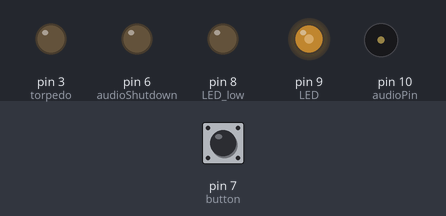
A sketch run on a simulated Arduino Uno, built with avr-gcc and run on an emulated ATmega328P. Shown: output pins drawn as LEDs (lit = HIGH), buzzer (waves = sounding). The test bench sets the inputs (shaded band); at power-on: pin 7 (button) HIGH.

Above: at 1.2 s.
1.3 s: pin 7 (button) pulled LOW for 0.15 s
At 2.19 s:
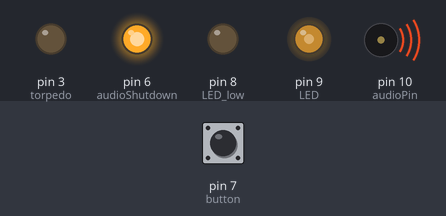
4.3 s: pin 7 (button) pulled LOW for 1 s
At 5.1 s:
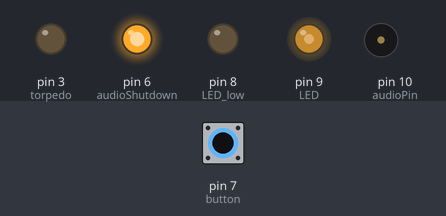
7.3 s: pin 7 (button) pulled LOW for 0.15 s
At 8.19 s:
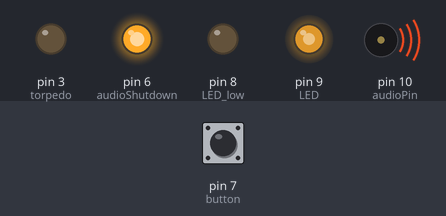
10.3 s: pin 7 (button) pulled LOW for 3.2 s
At 11.2 s:
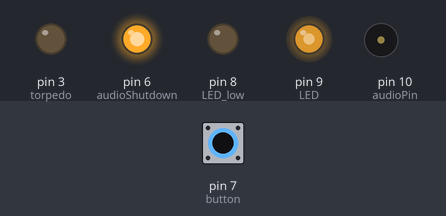
Timing chart, 0 to 17.2 s (numbered marks = the images above; inputs shaded):
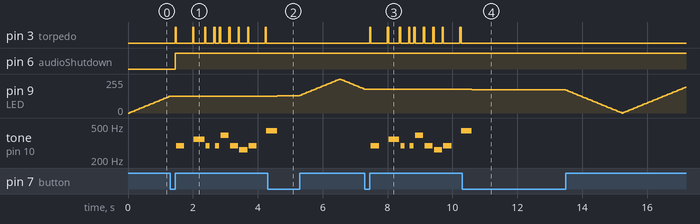

The sketch:

AxelF.ino
```cpp
// (licence header left out)
#include "pitches.h"

int line1[] = {
  NOTE_D4, 0, NOTE_F4, NOTE_D4, 0, NOTE_D4, NOTE_G4, NOTE_D4, NOTE_C4,
  NOTE_D4, 0, NOTE_A4, NOTE_D4, 0, NOTE_D4, NOTE_AS4, NOTE_A4, NOTE_F4,
  NOTE_D4, NOTE_A4, NOTE_D5, NOTE_D4, NOTE_C4, 0, NOTE_C4, NOTE_A3, NOTE_E4, NOTE_D4,
  0};

int line1_durations[] = {
  8, 8, 6, 16, 16, 16, 8, 8, 8,
  8, 8, 6, 16, 16, 16, 8, 8, 8,
  8, 8, 8, 16, 16, 16, 16, 8, 8, 2,
  2};
//9, 9, 10, 2 = 29 total things


boolean playing = false;

//This controls how fast the song will play
//1 is slow. 2 is ok. 2.5 is really fast.
float playSpeed = 2;

int brightness = 0; //How bright the LED is
int fadeAmount = 5; //How many points to fade the LED by

//GPIO declarations
//-=-=-=-=-=-=-=-=-=-=-=-=-=-=-=-=-=-=-=-=-=-=-=-=
byte torpedo = 3; //This controls the solenoid. First avail channel on MOSFET shield
byte button = 7; //Any GPIO will do

byte audioPin = 10; //This is the audio. tone() doesn't care which pin.
byte audioShutdown = 6; //This turns the audio off while we're pulsing the LED

byte LED_low = 8; //Low side of the LED
byte LED = 9; //High side of LED.
//I wasn't sure which was the anode/cathode so I hooked them both to GPIOs so I can fix
//in software

//-=-=-=-=-=-=-=-=-=-=-=-=-=-=-=-=-=-=-=-=-=-=-=-=

void setup()
{
  pinMode(torpedo, OUTPUT);
  digitalWrite(torpedo, LOW);

  pinMode(audioShutdown, OUTPUT);
  digitalWrite(audioShutdown, LOW); //Turn off the audio

  pinMode(LED_low, OUTPUT);
  digitalWrite(LED_low, LOW); //Ground the cathode of the LED

  pinMode(LED, OUTPUT);
  digitalWrite(LED, LOW); //Turn off the LED for now

  pinMode(button, INPUT_PULLUP);
}

void loop()
{
  if(digitalRead(button) == LOW)
  {
    delay(100); //Small debounce
    while(digitalRead(button) == LOW) ; //Wait for user to stop pressing button

    if(playing == true)
    {
      playing = false; //Stop playing
    }
    else
    {
      playing = true;
      doIt(); //Start the party
    }
  }

  analogWrite(LED, brightness);

  brightness += fadeAmount;

  if(brightness == 0 || brightness == 255) fadeAmount = -fadeAmount;

  for(int x = 0 ; x < 50 ; x++)
  {
    if(digitalRead(button) == LOW) break; //Ignore fading if you press the button
    delay(1);
  }
}

void doIt()
{
  digitalWrite(audioShutdown, HIGH); //Turn on the amplifier

  for (int thisNote = 0 ; thisNote < 29 ; thisNote++)
  {
    long startTime = millis(); //Used to time solenoid duration

    if(line1[thisNote] > 0)
    {
      digitalWrite(torpedo, HIGH); //Fire the torpedoes

      //delay(25); //Pretty short and soft

      delay(40); //Pretty good, solid
      digitalWrite(torpedo, LOW);

      if(digitalRead(button) == LOW) return;
    }

    int noteDuration = 1000/line1_durations[thisNote];
    tone(audioPin, line1[thisNote], noteDuration * playSpeed);

    if(digitalRead(button) == LOW) return;

    int pauseBetweenNotes = noteDuration * playSpeed;
    delay(pauseBetweenNotes);

    if(digitalRead(button) == LOW) return;

    noTone(audioPin); //Stop the tone playing
  }

  digitalWrite(audioShutdown, LOW); //Turn off the amplifier

}
```

Measured:
- after the input at 1.3 s, pin 6 (audioShutdown): LOW → HIGH after 0.15 s; pin 9 (LED): stays 125/255 (without the input it goes to 130/255 after 0.01 s); tone on pin 10 (audioPin): plays 294 Hz for 0.25 s, 349 Hz for 0.33 s, 294 Hz for 0.12 s, 294 Hz for 0.12 s, 392 Hz for 0.25 s, 294 Hz for 0.25 s … (9 notes in this stretch), starting after 0.19 s
- after the input at 4.3 s, pin 3 (torpedo): stops changing and stays LOW; pin 9 (LED): rises from 125/255 to 255/255 in 1.9 s, then falls to 180/255 in 0.76 s; tone on pin 10 (audioPin): goes on until 4.6 s, then stays silent
- after the input at 7.3 s, pin 9 (LED): stops changing and stays 180/255; tone on pin 10 (audioPin): plays 294 Hz for 0.25 s, 349 Hz for 0.33 s, 294 Hz for 0.12 s, 294 Hz for 0.12 s, 392 Hz for 0.25 s, 294 Hz for 0.25 s … (9 notes in this stretch), starting after 0.19 s
- after the input at 10.3 s, pin 3 (torpedo): stops changing and stays LOW; pin 6 (audioShutdown): stays HIGH (without the input it goes to LOW after 5.7 s); tone on pin 10 (audioPin): goes on until 10.6 s, then stays silent
